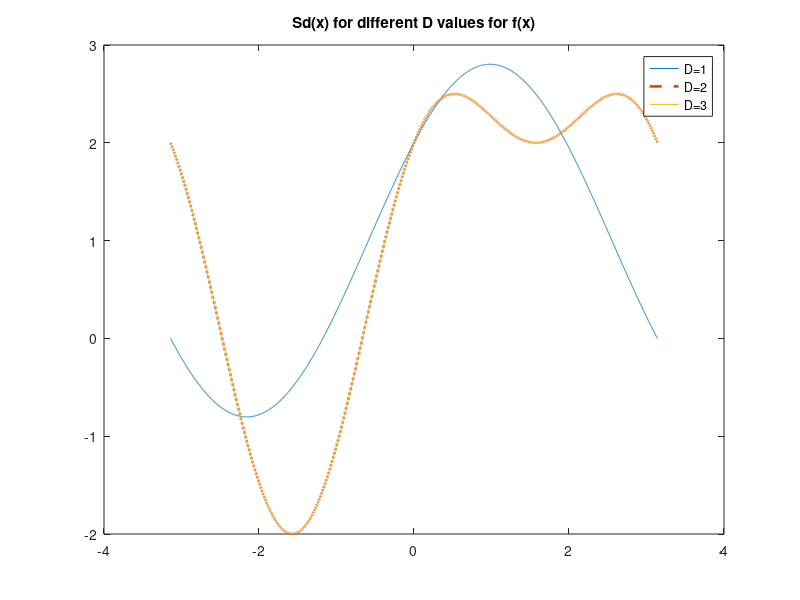

Write MATLAB code to recreate this figure.
fx = @(x) 1 + 2*sin(x) + cos(2*x) - 0.5*sin(5*x);
D = 6;
N = 10000;
x = linspace(-pi, pi, N);
a0 = 1/pi * integral(fx, -pi, pi);
display(a0);
a = zeros(1, D);
b = zeros(1, D);
for k = 1:D
    a(k) = 1/pi * trapz(x, fx(x).*cos(k*x));
    b(k) = 1/pi * trapz(x, fx(x).*sin(k*x));
end
display(a);
display(b);
%D = 1
s1 = @(x) a0/2 + sum(a.*cos((1:1).*x) + b.*sin((1:1).*x));
s1_vec = arrayfun(s1, x);
%D = 2
s2 = @(x) a0/2 + a(1)*cos(x) + b(1)*sin(x) + a(2)*cos(2*x) + b(2)*sin(2*x);
s2_vec = arrayfun(s2, x);
%D = 3
s3 = @(x) a0/2 + a(1)*cos(x) + b(1)*sin(x) + a(2)*cos(2*x) + b(2)*sin(2*x)+ a(3)*cos(3*x) + b(3)*sin(3*x);
s3_vec = arrayfun(s3,x);
%ploting the Sd for different D values
plot(x, s1_vec, '-');
hold on;
plot(x, s2_vec, '--', 'LineWidth', 2);
plot(x, s3_vec, '-');
hold off;
title('Sd(x) for different D values for f(x)');
legend('D=1', 'D=2', 'D=3');